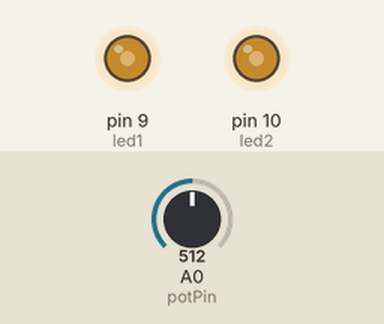
The sketch below on a simulated Arduino Uno, built with avr-gcc and run on an emulated ATmega328P. Parts: output pins drawn as LEDs (lit = HIGH). The test bench sets the inputs (shaded band); at power-on: A0 (potPin) = 512.

Above: at 1.2 s.
1.3 s: A0 (potPin) set to 716
At 2.5 s:
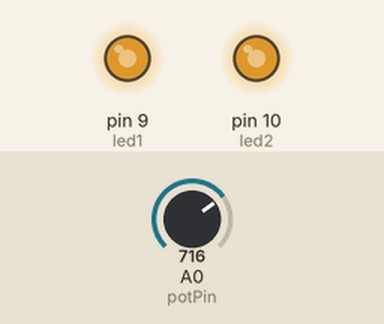
2.8 s: A0 (potPin) set to 900
At 3.7 s:
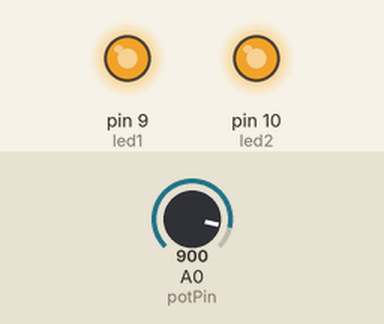
4.3 s: A0 (potPin) set to 122
At 5.0 s:
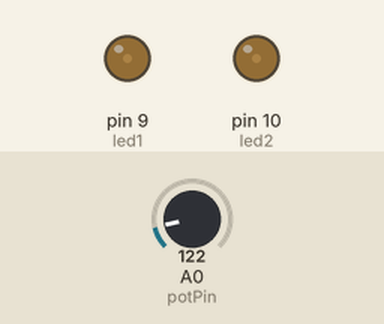
5.8 s: A0 (potPin) set to 0
At 7.0 s:
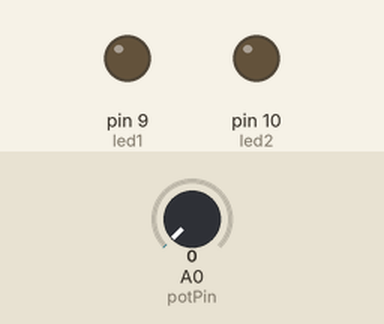
7.3 s: A0 (potPin) set to 511
At 8.3 s:
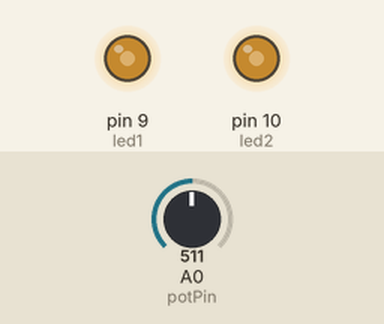
Timing chart, 0 to 9.8 s (numbered marks = the images above; inputs shaded):
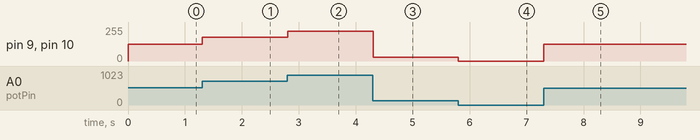

The sketch:

PhysicalComputingFinalCode.ino
```cpp
// Potentiometer
const int potPin = A0;

// LED #1 connected to pin D9
const int led1 = 9;

// LED #2 connected to pin D10
const int led2 = 10;

void setup() {
  pinMode(led1, OUTPUT);
  pinMode(led2, OUTPUT);
}

void loop() {
  // Reading potentiometer value (0 to 1023)
  int potVal = analogRead(potPin);

  // Convert 0–1023 range to Pulse Width Modulation (PWM) range 0–255
  int pwmVal = map(potVal, 0, 1023, 0, 255);

  // Set brightness of LED #1 using PWM
  analogWrite(led1, pwmVal);

  // Set brightness of LED #2 using PWM
  analogWrite(led2, pwmVal);

  delay(5);
}
```

Measured:
- after the input at 1.3 s, pin 9 (led1), pin 10 (led2): 127/255 → 178/255 at once
- after the input at 2.8 s, pin 9 (led1), pin 10 (led2): 178/255 → 224/255 at once
- after the input at 4.3 s, pin 9 (led1), pin 10 (led2): 224/255 → 30/255 at once
- after the input at 5.8 s, pin 9 (led1), pin 10 (led2): 30/255 → 0/255 at once
- after the input at 7.3 s, pin 9 (led1), pin 10 (led2): 0/255 → 127/255 at once
